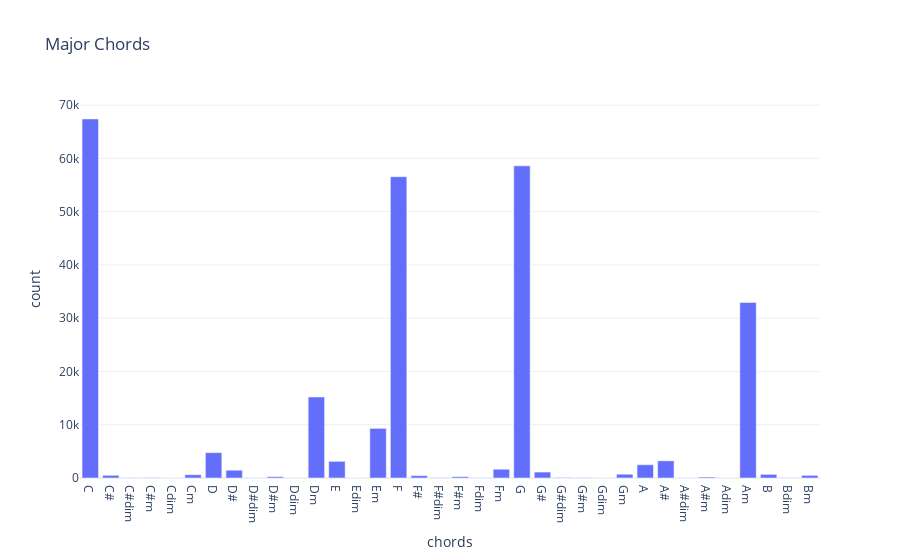

The notebook cell saved with this chart:
### Markdown cell above
### Plotting Major and Minor Chords

### Code cell
plotChords(major, 'Major Chords')

### Figure 1 — Plotly figure (JSON) as saved in the notebook; plotly's stock layout.template omitted (floating-point values rounded to 4 significant figures)
{"data": [{"alignmentgroup": "True", "hovertemplate": "chords=%{x}<br>count=%{y}<extra></extra>", "legendgroup": "", "marker": {"color": "#636efa", "pattern": {"shape": ""}}, "name": "", "offsetgroup": "", "orientation": "v", "showlegend": false, "textposition": "auto", "type": "bar", "x": ["C", "C#", "C#dim", "C#m", "Cdim", "Cm", "D", "D#", "D#dim", "D#m", "Ddim", "Dm", "E", "Edim", "Em", "F", "F#", "F#dim", "F#m", "Fdim", "Fm", "G", "G#", "G#dim", "G#m", "Gdim", "Gm", "A", "A#", "A#dim", "A#m", "Adim", "Am", "B", "Bdim", "Bm"], "xaxis": "x", "y": [67416, 507, 39, 73, 5, 617, 4757, 1464, 19, 250, 12, 15215, 3127, 2, 9319, 56565, 441, 66, 251, 33, 1646, 58600, 1116, 102, 70, 0, 709, 2494, 3227, 21, 187, 5, 32959, 683, 36, 496], "yaxis": "y"}], "layout": {"autosize": true, "barmode": "relative", "legend": {"tracegroupgap": 0}, "title": {"text": "Major Chords"}, "xaxis": {"anchor": "y", "autorange": true, "domain": [0, 1], "range": [-0.5, 35.5], "title": {"text": "chords"}, "type": "category"}, "yaxis": {"anchor": "x", "autorange": true, "domain": [0, 1], "range": [0, 70960.0], "title": {"text": "count"}, "type": "linear"}}}
